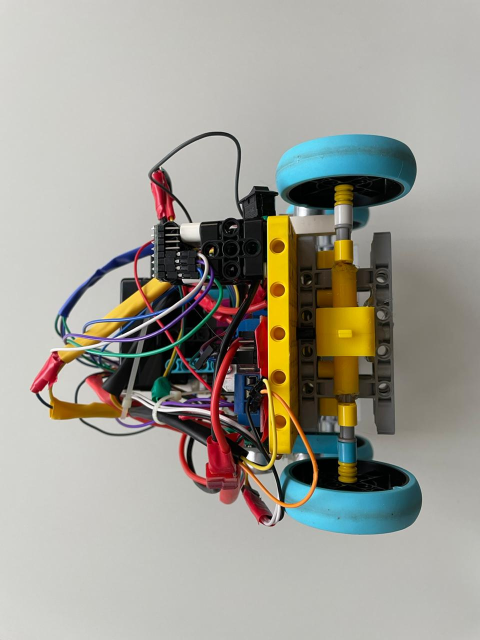
#> input picture Images/Robot/back_view.jpeg, 960 x 1280 px, given in place of the camera (shown at 1/2 size)
$ python track.py
#> lines starting #> are read from the running program, lines starting #| are printed output that depends on the picture; after the words box and inside, x2 and y2 are one past the last pixel; in counts of white or black regions, pixels touching at a corner belong together
import time
import numpy as np
import cv2


cap=cv2.VideoCapture(0)

def nothing(x):
    pass

cv2.namedWindow("Trackbars")
cv2.createTrackbar("L - H", "Trackbars", 0, 179, nothing)
#> slider 'L - H' is set to 35
cv2.createTrackbar("L - S", "Trackbars", 0, 255, nothing)
#> slider 'L - S' is set to 51
cv2.createTrackbar("L - V", "Trackbars", 0, 255, nothing)
#> slider 'L - V' is set to 51
cv2.createTrackbar("U - H", "Trackbars", 179, 179, nothing)
cv2.createTrackbar("U - S", "Trackbars", 255, 255, nothing)
cv2.createTrackbar("U - V", "Trackbars", 255, 255, nothing)


while True:
     ret,frame=cap.read()
#> frame is the input picture: shape (1280, 960, 3); mean B, G, R 147.9, 157.1, 159.3
     frame=cv2.resize(frame,(640,480))
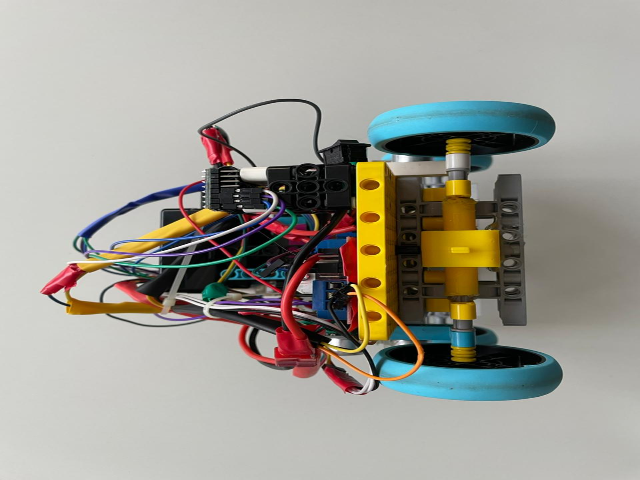
#> frame: shape (480, 640, 3); mean B, G, R 147.9, 157, 159.2
     hsv = cv2.cvtColor(frame, cv2.COLOR_BGR2HSV)
#> hsv: shape (480, 640, 3); mean H, S, V 40, 47.3, 165.2

     l_h = cv2.getTrackbarPos("L - H", "Trackbars")
     l_s = cv2.getTrackbarPos("L - S", "Trackbars")
     l_v = cv2.getTrackbarPos("L - V", "Trackbars")
     u_h = cv2.getTrackbarPos("U - H", "Trackbars")
     u_s = cv2.getTrackbarPos("U - S", "Trackbars")
     u_v = cv2.getTrackbarPos("U - V", "Trackbars")
     lower_blue = np.array([l_h, l_s, l_v])
     upper_blue = np.array([u_h, u_s, u_v])
     mask = cv2.inRange(hsv, lower_blue, upper_blue)
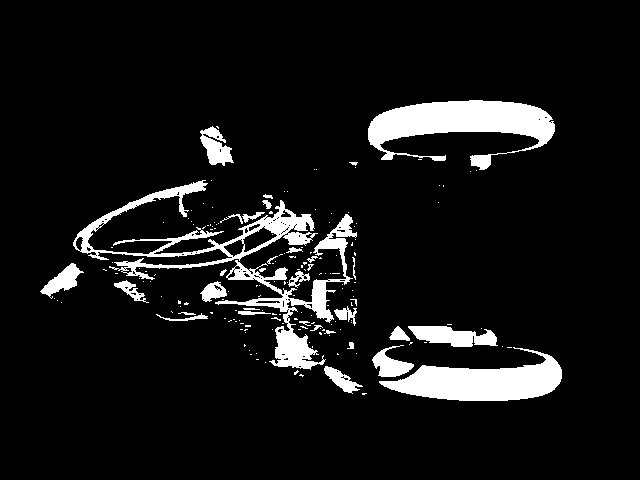
#> mask: shape (480, 640); 8.5% white; 178 white regions (144 under 20 px), largest, box (x1, y1, x2, y2) and area: (368, 100, 555, 170) 6266, (379, 347, 562, 401) 5156, (73, 180, 318, 280) 4506
     result = cv2.bitwise_and(frame, frame, mask=mask)
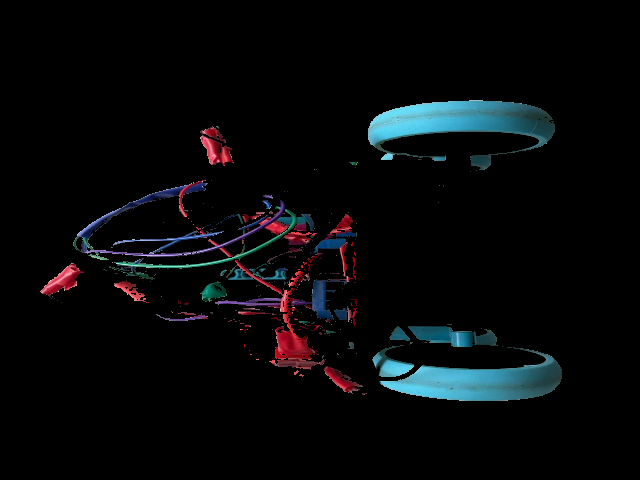
#> result: shape (480, 640, 3); mean B, G, R 10.1, 8.5, 6.9

    # show thresholded image
     cv2.imshow("mask", mask)
     cv2.imshow("result", result)

     key = cv2.waitKey(1) & 0xFF
#> (key q is pressed here)
     if key == ord("q"):
        break
cap.release()
cv2.destroyAllWindows()

$ run again, on Images/Robot/bottom_view.jpeg
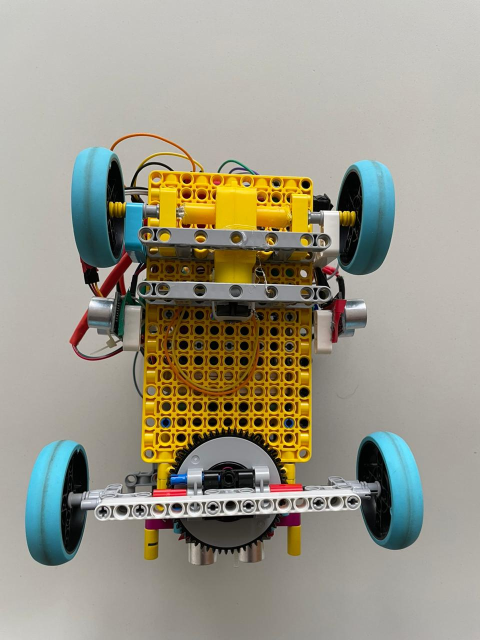
#> input picture Images/Robot/bottom_view.jpeg, 960 x 1280 px, given in place of the camera (shown at 1/2 size)
#> frame is the input picture: shape (1280, 960, 3); mean B, G, R 136.6, 151.9, 155.6
#> frame: shape (480, 640, 3)
#> hsv: shape (480, 640, 3); mean H, S, V 32.4, 56.2, 161.2
#> `mask = cv2.inRange(hsv, lower_blue, upper_blue)`:
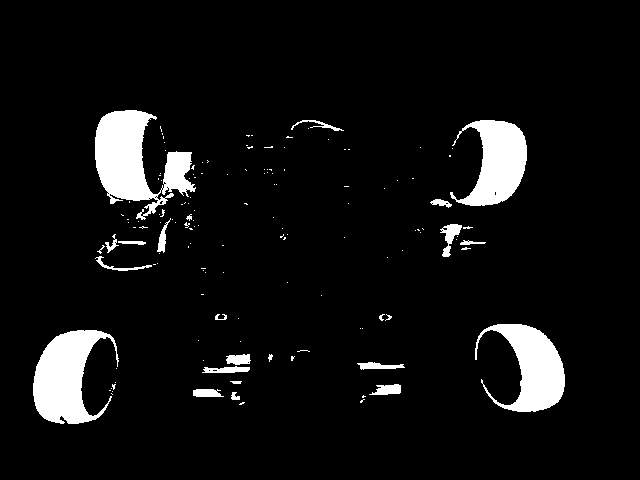
#> mask: shape (480, 640); 6.7% white; 141 white regions (118 under 20 px), largest, box (x1, y1, x2, y2) and area: (95, 110, 196, 220) 5413, (33, 330, 119, 424) 4527, (475, 324, 565, 412) 3918
#> `result = cv2.bitwise_and(frame, frame, mask=mask)`:
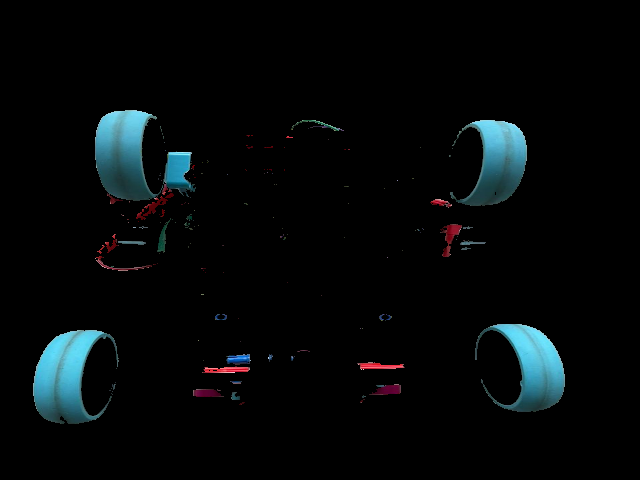
#> result: shape (480, 640, 3); mean B, G, R 9.5, 8.4, 4.8

$ run again, on Images/Robot/left_view.jpeg
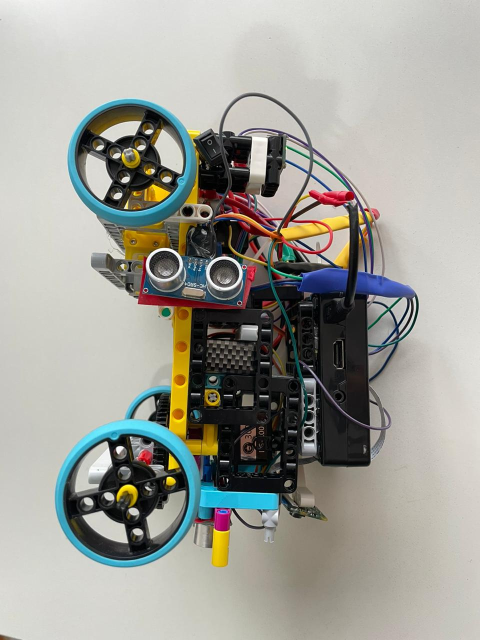
#> input picture Images/Robot/left_view.jpeg, 960 x 1280 px, given in place of the camera (shown at 1/2 size)
#> frame is the input picture: shape (1280, 960, 3); mean B, G, R 152.2, 159.2, 159.2
#> frame: shape (480, 640, 3)
#> hsv: shape (480, 640, 3); mean H, S, V 40.2, 38.5, 165.4
#> `mask = cv2.inRange(hsv, lower_blue, upper_blue)`:
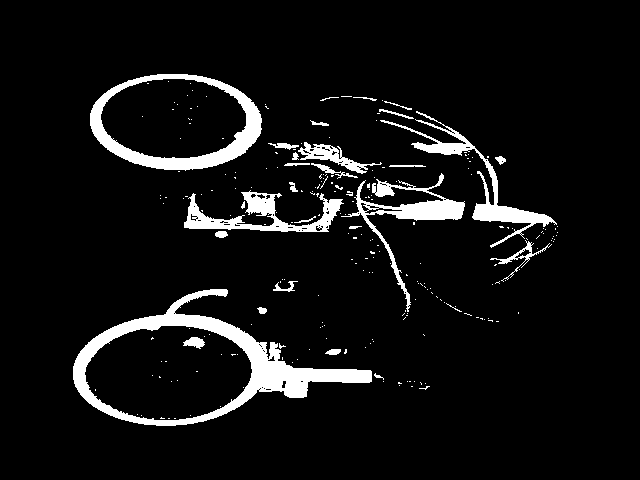
#> mask: shape (480, 640); 7.2% white; 240 white regions (210 under 20 px), largest, box (x1, y1, x2, y2) and area: (73, 289, 372, 426) 7670, (90, 74, 262, 171) 4062, (380, 111, 557, 248) 2519
#> `result = cv2.bitwise_and(frame, frame, mask=mask)`:
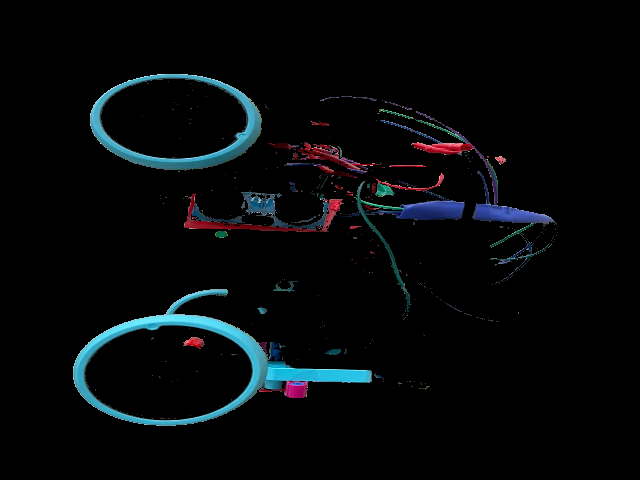
#> result: shape (480, 640, 3); mean B, G, R 9.6, 7.9, 5.2
